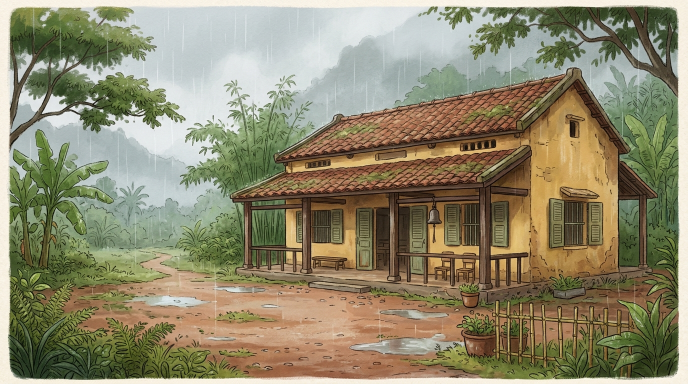
#> input picture web/assets/sau-con-mua/backgrounds/bg_school.webp, 1376 x 768 px, found by its file name (shown at 1/2 size)
$ python generate_intro_plates.py
#> lines starting #> are read from the running program, lines starting #| are printed output that depends on the picture
import os
from PIL import Image, ImageDraw

os.makedirs('web/assets/sau-con-mua/intro', exist_ok=True)

W, H = 1600, 900

bg = Image.open('web/assets/sau-con-mua/backgrounds/bg_school.webp').convert('RGBA')
bg = bg.resize((W, H), Image.Resampling.LANCZOS)
#> bg: PIL image 1600x900 RGBA

an = Image.open('web/assets/sau-con-mua/characters/an.png').convert('RGBA')
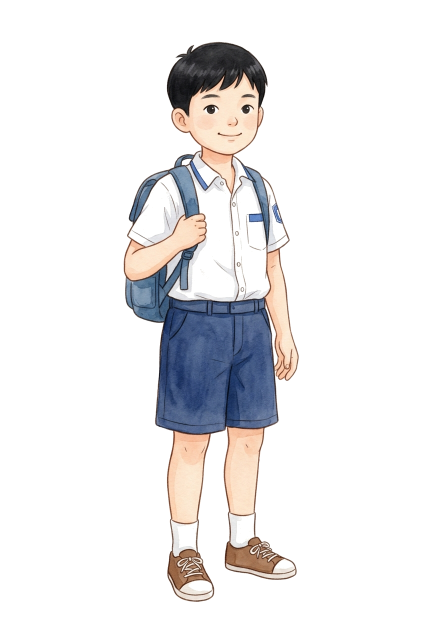
#> input picture web/assets/sau-con-mua/characters/an.png, 848 x 1264 px, found by its file name (shown at 1/2 size)
#> an is the input picture: PIL image 848x1264 RGBA; mean R, G, B, A 234.8, 233.8, 234.3, 46.6
minh = Image.open('web/assets/sau-con-mua/characters/minh.png').convert('RGBA')
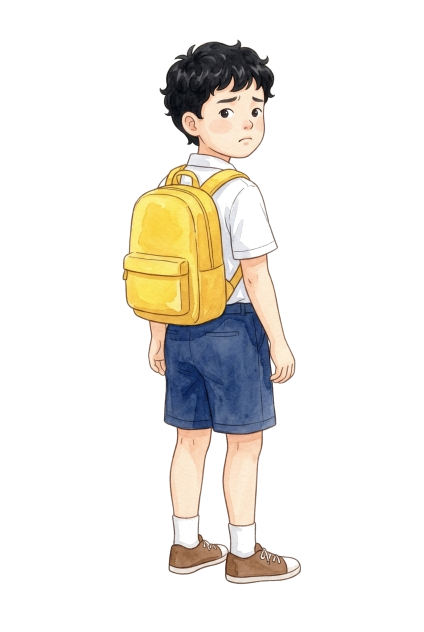
#> input picture web/assets/sau-con-mua/characters/minh.png, 848 x 1264 px, found by its file name (shown at 1/2 size)
#> minh is the input picture: PIL image 848x1264 RGBA; mean R, G, B, A 237.8, 234.8, 229.4, 50.2
teacher = Image.open('web/assets/sau-con-mua/characters/teacher.png').convert('RGBA')
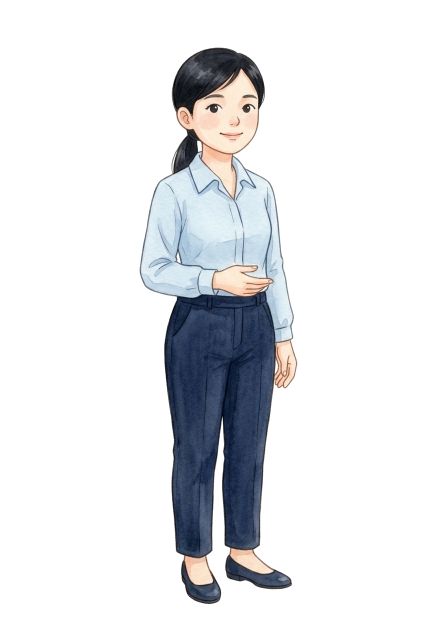
#> input picture web/assets/sau-con-mua/characters/teacher.png, 848 x 1264 px, found by its file name (shown at 1/2 size)
#> teacher is the input picture: PIL image 848x1264 RGBA; mean R, G, B, A 227.5, 228.9, 231.5, 51.8

# 1. Shot 1 (V1): Establishing school courtyard in heavy rain (0-4s)
v1 = bg.copy()
rain_overlay = Image.new('RGBA', (W, H), (185, 196, 204, 30))
v1 = Image.alpha_composite(v1, rain_overlay)
v1.convert('RGB').save('web/assets/sau-con-mua/intro/intro_1.webp', 'WEBP', quality=88)

# 2. Shot 2 (V2): An and Minh standing beside Teacher under veranda (4-8s)
v2 = bg.copy()
crop_box = (0, 100, 1200, 775)
v2_crop = v2.crop(crop_box).resize((W, H), Image.Resampling.LANCZOS)
an_v2 = an.resize((int(512 * 0.9), int(768 * 0.9)), Image.Resampling.LANCZOS)
minh_v2 = minh.resize((int(512 * 0.9), int(768 * 0.9)), Image.Resampling.LANCZOS)
teacher_v2 = teacher.resize((int(512 * 0.95), int(768 * 0.95)), Image.Resampling.LANCZOS)

v2_comp = Image.new('RGBA', (W, H))
#> v2_comp: PIL image 1600x900 RGBA; every value is 0
v2_comp.paste(v2_crop, (0, 0))
v2_comp.paste(an_v2, (380, 250), an_v2)
v2_comp.paste(minh_v2, (550, 250), minh_v2)
v2_comp.paste(teacher_v2, (760, 210), teacher_v2)
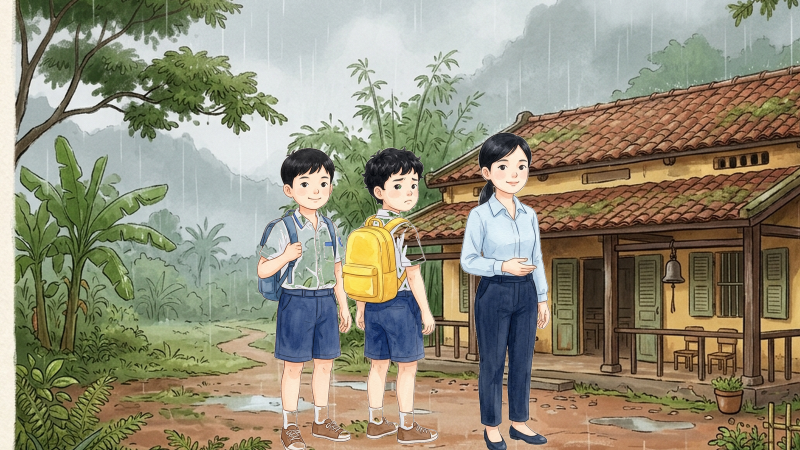
#> v2_comp: PIL image 1600x900 RGBA (shown at 1/2 size); mean R, G, B, A 145, 140.4, 118.9, 254.6; transparent parts drawn white
v2_comp.convert('RGB').save('web/assets/sau-con-mua/intro/intro_2.webp', 'WEBP', quality=88)

# 3. Shot 3 (V3): Teacher turning gently toward An & Minh (8-12s)
v3 = bg.copy()
crop_box3 = (200, 150, 1300, 768)
v3_crop = v3.crop(crop_box3).resize((W, H), Image.Resampling.LANCZOS)
an_v3 = an.resize((int(512 * 1.1), int(768 * 1.1)), Image.Resampling.LANCZOS)
minh_v3 = minh.resize((int(512 * 1.05), int(768 * 1.05)), Image.Resampling.LANCZOS)
teacher_v3 = teacher.resize((int(512 * 1.2), int(768 * 1.2)), Image.Resampling.LANCZOS)

v3_comp = Image.new('RGBA', (W, H))
v3_comp.paste(v3_crop, (0, 0))
v3_comp.paste(an_v3, (280, 180), an_v3)
v3_comp.paste(minh_v3, (470, 190), minh_v3)
v3_comp.paste(teacher_v3, (750, 120), teacher_v3)
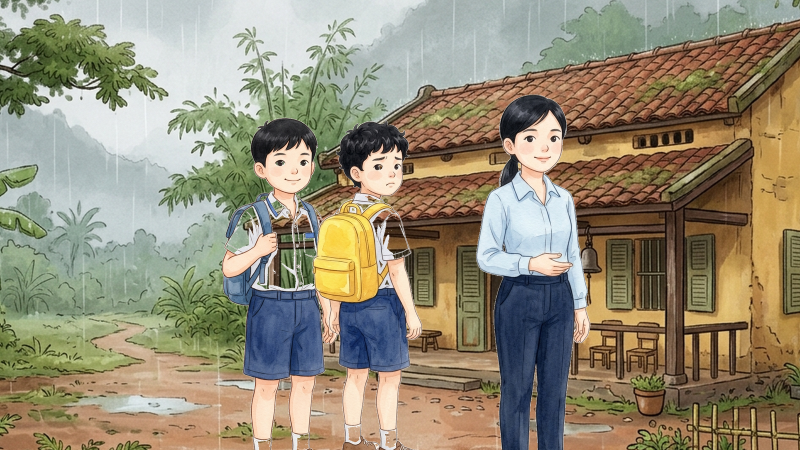
#> v3_comp: PIL image 1600x900 RGBA (shown at 1/2 size); mean R, G, B, A 148, 139.8, 117.8, 254.6; transparent parts drawn white
v3_comp.convert('RGB').save('web/assets/sau-con-mua/intro/intro_3.webp', 'WEBP', quality=88)

# 4. Intro Poster (fallback plate)
poster = v2_comp.copy()
draw = ImageDraw.Draw(poster)
for y in range(H - 200, H):
    alpha = int(120 * (y - (H - 200)) / 200)
    draw.line([(0, y), (W, y)], fill=(20, 30, 35, alpha))
poster.convert('RGB').save('web/assets/sau-con-mua/intro/intro_poster.webp', 'WEBP', quality=90)
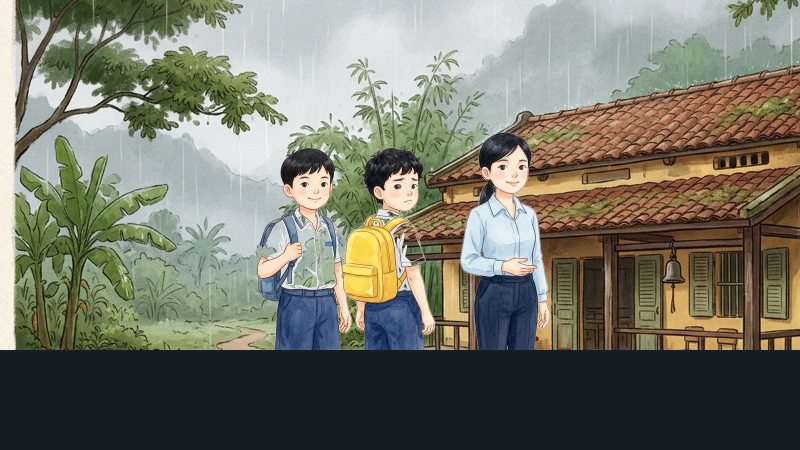
#> saved as intro_poster.webp: PIL image 1600x900 RGB (shown at 1/2 size); mean R, G, B 116.9, 118.8, 105.3
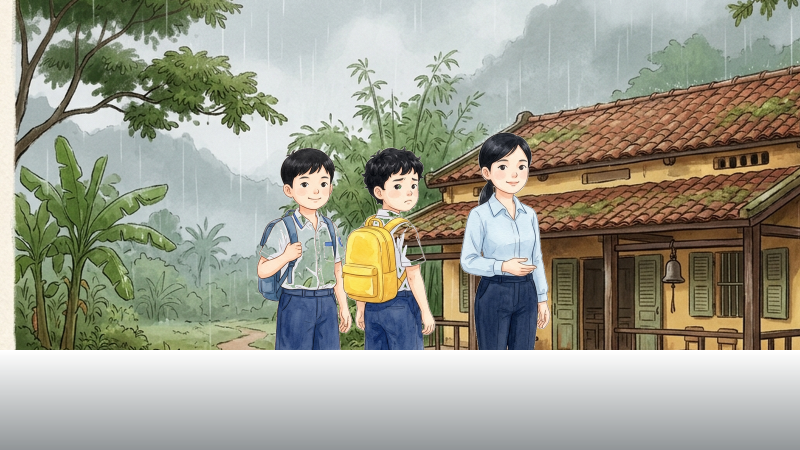
#> poster: PIL image 1600x900 RGBA (shown at 1/2 size); mean R, G, B, A 116.9, 118.8, 105.3, 211.3; transparent parts drawn white

print("Generated 4 intro plates successfully!")
